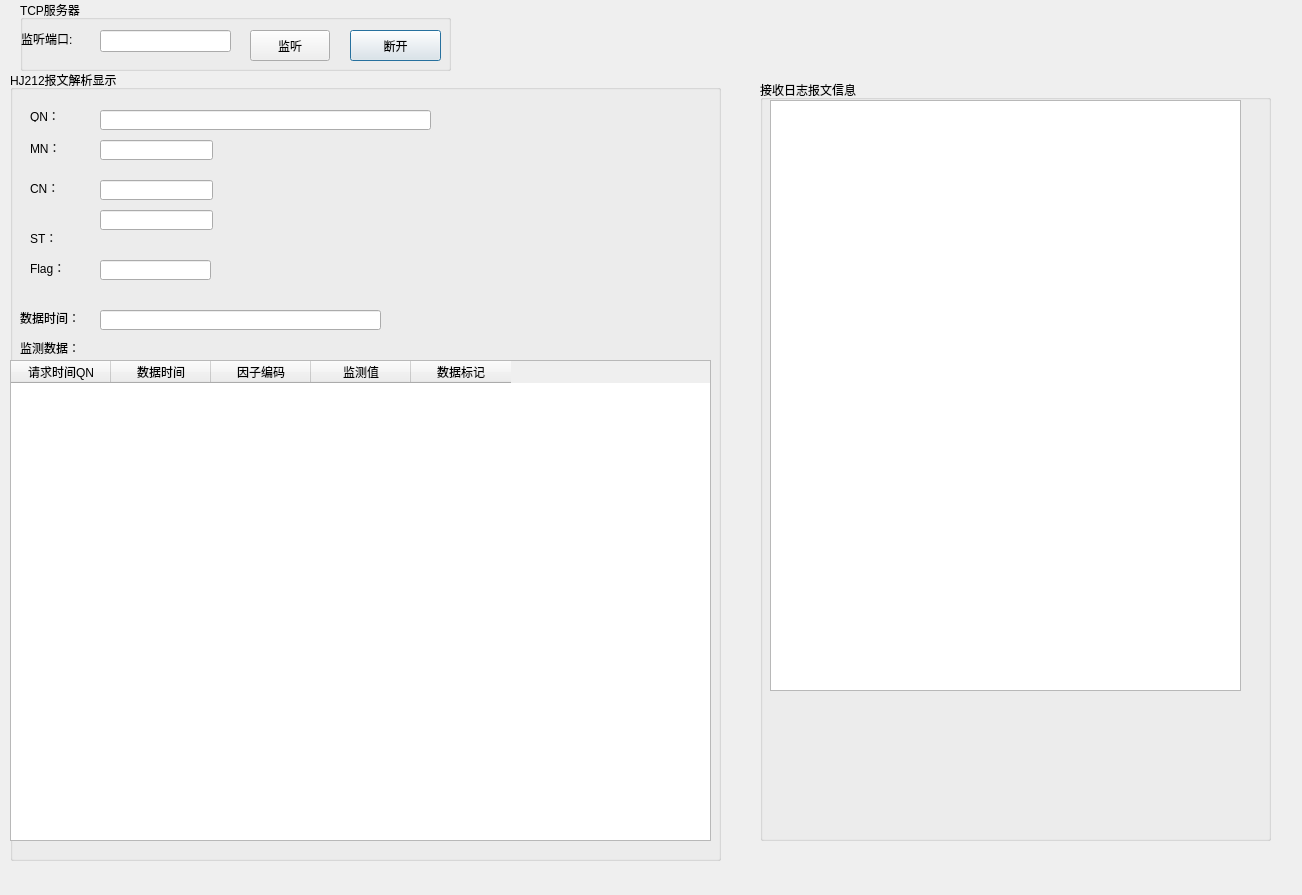
<?xml version="1.0" encoding="UTF-8"?>
<ui version="4.0">
 <class>HJ212Dialog</class>
 <widget class="QDialog" name="HJ212Dialog">
  <property name="geometry">
   <rect>
    <x>0</x>
    <y>0</y>
    <width>1302</width>
    <height>895</height>
   </rect>
  </property>
  <property name="sizePolicy">
   <sizepolicy hsizetype="Expanding" vsizetype="Expanding">
    <horstretch>0</horstretch>
    <verstretch>0</verstretch>
   </sizepolicy>
  </property>
  <property name="windowTitle">
   <string>HJ212-2017服务器端</string>
  </property>
  <widget class="QGroupBox" name="hj212groupBox">
   <property name="geometry">
    <rect>
     <x>10</x>
     <y>70</y>
     <width>711</width>
     <height>791</height>
    </rect>
   </property>
   <property name="sizePolicy">
    <sizepolicy hsizetype="Minimum" vsizetype="Minimum">
     <horstretch>0</horstretch>
     <verstretch>0</verstretch>
    </sizepolicy>
   </property>
   <property name="title">
    <string>HJ212报文解析显示</string>
   </property>
   <widget class="QLabel" name="labelFlag">
    <property name="geometry">
     <rect>
      <x>20</x>
      <y>190</y>
      <width>41</width>
      <height>16</height>
     </rect>
    </property>
    <property name="text">
     <string>Flag：</string>
    </property>
   </widget>
   <widget class="QLabel" name="labelMN">
    <property name="geometry">
     <rect>
      <x>20</x>
      <y>70</y>
      <width>31</width>
      <height>16</height>
     </rect>
    </property>
    <property name="text">
     <string>MN：</string>
    </property>
   </widget>
   <widget class="QLineEdit" name="lineEditFlag">
    <property name="geometry">
     <rect>
      <x>90</x>
      <y>190</y>
      <width>111</width>
      <height>20</height>
     </rect>
    </property>
   </widget>
   <widget class="QLineEdit" name="lineEditST">
    <property name="geometry">
     <rect>
      <x>90</x>
      <y>140</y>
      <width>113</width>
      <height>20</height>
     </rect>
    </property>
   </widget>
   <widget class="QLabel" name="labelST">
    <property name="geometry">
     <rect>
      <x>20</x>
      <y>160</y>
      <width>31</width>
      <height>16</height>
     </rect>
    </property>
    <property name="text">
     <string>ST：</string>
    </property>
   </widget>
   <widget class="QLineEdit" name="lineEditCN">
    <property name="geometry">
     <rect>
      <x>90</x>
      <y>110</y>
      <width>113</width>
      <height>20</height>
     </rect>
    </property>
   </widget>
   <widget class="QLabel" name="labelCN">
    <property name="geometry">
     <rect>
      <x>20</x>
      <y>110</y>
      <width>31</width>
      <height>16</height>
     </rect>
    </property>
    <property name="text">
     <string>CN：</string>
    </property>
   </widget>
   <widget class="QLineEdit" name="lineEditMN">
    <property name="geometry">
     <rect>
      <x>90</x>
      <y>70</y>
      <width>113</width>
      <height>20</height>
     </rect>
    </property>
    <property name="readOnly">
     <bool>true</bool>
    </property>
   </widget>
   <widget class="QTableWidget" name="tableWidget">
    <property name="geometry">
     <rect>
      <x>0</x>
      <y>290</y>
      <width>701</width>
      <height>481</height>
     </rect>
    </property>
    <column>
     <property name="text">
      <string>请求时间QN</string>
     </property>
    </column>
    <column>
     <property name="text">
      <string>数据时间</string>
     </property>
    </column>
    <column>
     <property name="text">
      <string>因子编码</string>
     </property>
    </column>
    <column>
     <property name="text">
      <string>监测值</string>
     </property>
    </column>
    <column>
     <property name="text">
      <string>数据标记</string>
     </property>
    </column>
   </widget>
   <widget class="QLabel" name="label">
    <property name="geometry">
     <rect>
      <x>10</x>
      <y>270</y>
      <width>101</width>
      <height>16</height>
     </rect>
    </property>
    <property name="text">
     <string>监测数据：</string>
    </property>
   </widget>
   <widget class="QLabel" name="labelDataTime">
    <property name="geometry">
     <rect>
      <x>10</x>
      <y>240</y>
      <width>71</width>
      <height>16</height>
     </rect>
    </property>
    <property name="text">
     <string>数据时间：</string>
    </property>
   </widget>
   <widget class="QLineEdit" name="lineEditDataTime">
    <property name="geometry">
     <rect>
      <x>90</x>
      <y>240</y>
      <width>281</width>
      <height>20</height>
     </rect>
    </property>
   </widget>
   <widget class="QLabel" name="labelQN">
    <property name="geometry">
     <rect>
      <x>20</x>
      <y>40</y>
      <width>54</width>
      <height>12</height>
     </rect>
    </property>
    <property name="text">
     <string>QN：</string>
    </property>
   </widget>
   <widget class="QLineEdit" name="lineEditQN">
    <property name="geometry">
     <rect>
      <x>90</x>
      <y>40</y>
      <width>331</width>
      <height>20</height>
     </rect>
    </property>
   </widget>
  </widget>
  <widget class="QGroupBox" name="tcpServerGroupBox">
   <property name="geometry">
    <rect>
     <x>20</x>
     <y>0</y>
     <width>431</width>
     <height>71</height>
    </rect>
   </property>
   <property name="sizePolicy">
    <sizepolicy hsizetype="Fixed" vsizetype="Fixed">
     <horstretch>0</horstretch>
     <verstretch>0</verstretch>
    </sizepolicy>
   </property>
   <property name="title">
    <string>TCP服务器</string>
   </property>
   <widget class="QLabel" name="labelPort">
    <property name="geometry">
     <rect>
      <x>1</x>
      <y>31</y>
      <width>71</width>
      <height>16</height>
     </rect>
    </property>
    <property name="sizePolicy">
     <sizepolicy hsizetype="Preferred" vsizetype="Preferred">
      <horstretch>0</horstretch>
      <verstretch>0</verstretch>
     </sizepolicy>
    </property>
    <property name="text">
     <string>监听端口:</string>
    </property>
   </widget>
   <widget class="QPushButton" name="btnStop">
    <property name="geometry">
     <rect>
      <x>330</x>
      <y>30</y>
      <width>91</width>
      <height>31</height>
     </rect>
    </property>
    <property name="sizePolicy">
     <sizepolicy hsizetype="Preferred" vsizetype="Preferred">
      <horstretch>0</horstretch>
      <verstretch>0</verstretch>
     </sizepolicy>
    </property>
    <property name="text">
     <string>断开</string>
    </property>
   </widget>
   <widget class="QPushButton" name="btnListen">
    <property name="geometry">
     <rect>
      <x>230</x>
      <y>30</y>
      <width>80</width>
      <height>31</height>
     </rect>
    </property>
    <property name="sizePolicy">
     <sizepolicy hsizetype="Preferred" vsizetype="Preferred">
      <horstretch>0</horstretch>
      <verstretch>0</verstretch>
     </sizepolicy>
    </property>
    <property name="text">
     <string>监听</string>
    </property>
   </widget>
   <widget class="QLineEdit" name="lineEditPort">
    <property name="geometry">
     <rect>
      <x>80</x>
      <y>30</y>
      <width>131</width>
      <height>22</height>
     </rect>
    </property>
    <property name="sizePolicy">
     <sizepolicy hsizetype="Preferred" vsizetype="Preferred">
      <horstretch>0</horstretch>
      <verstretch>0</verstretch>
     </sizepolicy>
    </property>
   </widget>
  </widget>
  <widget class="QGroupBox" name="logGroupBox">
   <property name="geometry">
    <rect>
     <x>760</x>
     <y>80</y>
     <width>511</width>
     <height>761</height>
    </rect>
   </property>
   <property name="sizePolicy">
    <sizepolicy hsizetype="Minimum" vsizetype="Minimum">
     <horstretch>0</horstretch>
     <verstretch>0</verstretch>
    </sizepolicy>
   </property>
   <property name="title">
    <string>接收日志报文信息</string>
   </property>
   <widget class="QTextEdit" name="textEditRead">
    <property name="geometry">
     <rect>
      <x>10</x>
      <y>20</y>
      <width>471</width>
      <height>591</height>
     </rect>
    </property>
   </widget>
  </widget>
 </widget>
 <layoutdefault spacing="6" margin="11"/>
 <resources/>
 <connections/>
</ui>
